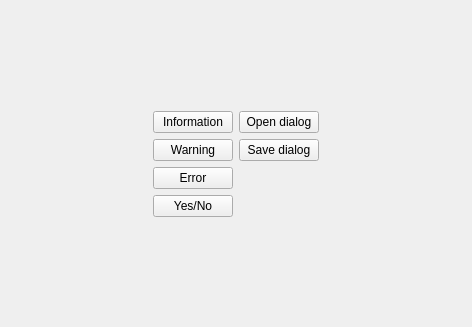
<?xml version="1.0" encoding="UTF-8"?>
<ui version="4.0">
 <class>MainWindow</class>
 <widget class="QMainWindow" name="MainWindow">
  <property name="geometry">
   <rect>
    <x>0</x>
    <y>0</y>
    <width>472</width>
    <height>327</height>
   </rect>
  </property>
  <property name="windowTitle">
   <string>MainWindow</string>
  </property>
  <widget class="QWidget" name="centralWidget">
   <layout class="QVBoxLayout" name="verticalLayout_3">
    <item>
     <spacer name="verticalSpacer_2">
      <property name="orientation">
       <enum>Qt::Vertical</enum>
      </property>
      <property name="sizeHint" stdset="0">
       <size>
        <width>20</width>
        <height>40</height>
       </size>
      </property>
     </spacer>
    </item>
    <item>
     <layout class="QHBoxLayout" name="horizontalLayout">
      <item>
       <spacer name="horizontalSpacer">
        <property name="orientation">
         <enum>Qt::Horizontal</enum>
        </property>
        <property name="sizeHint" stdset="0">
         <size>
          <width>40</width>
          <height>20</height>
         </size>
        </property>
       </spacer>
      </item>
      <item>
       <layout class="QVBoxLayout" name="verticalLayout">
        <item>
         <widget class="QPushButton" name="infoButton">
          <property name="text">
           <string>Information</string>
          </property>
         </widget>
        </item>
        <item>
         <widget class="QPushButton" name="warningButton">
          <property name="text">
           <string>Warning</string>
          </property>
         </widget>
        </item>
        <item>
         <widget class="QPushButton" name="errorButton">
          <property name="text">
           <string>Error</string>
          </property>
         </widget>
        </item>
        <item>
         <widget class="QPushButton" name="yesNoButton">
          <property name="text">
           <string>Yes/No</string>
          </property>
         </widget>
        </item>
       </layout>
      </item>
      <item>
       <layout class="QVBoxLayout" name="verticalLayout_2">
        <item>
         <widget class="QPushButton" name="openButton">
          <property name="text">
           <string>Open dialog</string>
          </property>
         </widget>
        </item>
        <item>
         <widget class="QPushButton" name="saveButton">
          <property name="text">
           <string>Save dialog</string>
          </property>
         </widget>
        </item>
        <item>
         <spacer name="verticalSpacer">
          <property name="orientation">
           <enum>Qt::Vertical</enum>
          </property>
          <property name="sizeHint" stdset="0">
           <size>
            <width>20</width>
            <height>40</height>
           </size>
          </property>
         </spacer>
        </item>
       </layout>
      </item>
      <item>
       <spacer name="horizontalSpacer_2">
        <property name="orientation">
         <enum>Qt::Horizontal</enum>
        </property>
        <property name="sizeHint" stdset="0">
         <size>
          <width>40</width>
          <height>20</height>
         </size>
        </property>
       </spacer>
      </item>
     </layout>
    </item>
    <item>
     <spacer name="verticalSpacer_3">
      <property name="orientation">
       <enum>Qt::Vertical</enum>
      </property>
      <property name="sizeHint" stdset="0">
       <size>
        <width>20</width>
        <height>40</height>
       </size>
      </property>
     </spacer>
    </item>
   </layout>
  </widget>
 </widget>
 <layoutdefault spacing="6" margin="11"/>
 <resources/>
 <connections/>
</ui>
